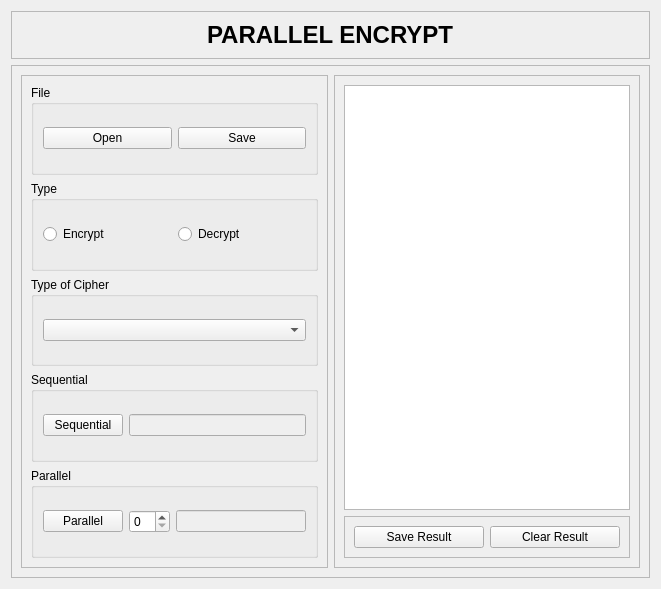
<?xml version="1.0" encoding="UTF-8"?>
<ui version="4.0">
 <class>Form</class>
 <widget class="QWidget" name="Form">
  <property name="geometry">
   <rect>
    <x>0</x>
    <y>0</y>
    <width>661</width>
    <height>589</height>
   </rect>
  </property>
  <property name="windowTitle">
   <string>Parallel Encrypt</string>
  </property>
  <layout class="QVBoxLayout" name="verticalLayout_4">
   <item>
    <widget class="QFrame" name="frame_5">
     <property name="frameShape">
      <enum>QFrame::StyledPanel</enum>
     </property>
     <property name="frameShadow">
      <enum>QFrame::Raised</enum>
     </property>
     <layout class="QVBoxLayout" name="verticalLayout_3">
      <item alignment="Qt::AlignHCenter">
       <widget class="QLabel" name="lblTitle">
        <property name="font">
         <font>
          <pointsize>18</pointsize>
          <weight>75</weight>
          <bold>true</bold>
         </font>
        </property>
        <property name="layoutDirection">
         <enum>Qt::LeftToRight</enum>
        </property>
        <property name="text">
         <string>PARALLEL ENCRYPT</string>
        </property>
       </widget>
      </item>
     </layout>
    </widget>
   </item>
   <item>
    <widget class="QFrame" name="frame">
     <property name="frameShape">
      <enum>QFrame::StyledPanel</enum>
     </property>
     <property name="frameShadow">
      <enum>QFrame::Raised</enum>
     </property>
     <layout class="QHBoxLayout" name="horizontalLayout_7">
      <item>
       <widget class="QFrame" name="frame_3">
        <property name="frameShape">
         <enum>QFrame::StyledPanel</enum>
        </property>
        <property name="frameShadow">
         <enum>QFrame::Raised</enum>
        </property>
        <layout class="QVBoxLayout" name="verticalLayout_2">
         <item>
          <widget class="QGroupBox" name="grbxFile">
           <property name="title">
            <string>File</string>
           </property>
           <layout class="QHBoxLayout" name="horizontalLayout_2">
            <item>
             <widget class="QPushButton" name="btnOpen">
              <property name="text">
               <string>Open</string>
              </property>
             </widget>
            </item>
            <item>
             <widget class="QPushButton" name="btnSave">
              <property name="text">
               <string>Save</string>
              </property>
             </widget>
            </item>
           </layout>
          </widget>
         </item>
         <item>
          <widget class="QGroupBox" name="grbxType">
           <property name="title">
            <string>Type</string>
           </property>
           <layout class="QHBoxLayout" name="horizontalLayout_3">
            <item>
             <widget class="QRadioButton" name="radioEncrypt">
              <property name="text">
               <string>Encrypt</string>
              </property>
             </widget>
            </item>
            <item>
             <widget class="QRadioButton" name="radioDecrypt">
              <property name="text">
               <string>Decrypt</string>
              </property>
             </widget>
            </item>
           </layout>
          </widget>
         </item>
         <item>
          <widget class="QGroupBox" name="grbxCipher">
           <property name="title">
            <string>Type of Cipher</string>
           </property>
           <layout class="QHBoxLayout" name="horizontalLayout_4">
            <item>
             <widget class="QComboBox" name="cboCipher"/>
            </item>
           </layout>
          </widget>
         </item>
         <item>
          <widget class="QGroupBox" name="grbxSequent">
           <property name="title">
            <string>Sequential</string>
           </property>
           <layout class="QHBoxLayout" name="horizontalLayout_5">
            <item>
             <widget class="QPushButton" name="btnSequent">
              <property name="text">
               <string>Sequential</string>
              </property>
             </widget>
            </item>
            <item>
             <widget class="QLineEdit" name="lineSequent">
              <property name="enabled">
               <bool>false</bool>
              </property>
             </widget>
            </item>
           </layout>
          </widget>
         </item>
         <item>
          <widget class="QGroupBox" name="grbxParallel">
           <property name="title">
            <string>Parallel</string>
           </property>
           <layout class="QHBoxLayout" name="horizontalLayout_6">
            <item>
             <widget class="QPushButton" name="btnParallel">
              <property name="text">
               <string>Parallel</string>
              </property>
             </widget>
            </item>
            <item>
             <widget class="QSpinBox" name="spinThread"/>
            </item>
            <item>
             <widget class="QLineEdit" name="lineParallel">
              <property name="enabled">
               <bool>false</bool>
              </property>
             </widget>
            </item>
           </layout>
          </widget>
         </item>
        </layout>
       </widget>
      </item>
      <item>
       <widget class="QFrame" name="frame_2">
        <property name="frameShape">
         <enum>QFrame::StyledPanel</enum>
        </property>
        <property name="frameShadow">
         <enum>QFrame::Raised</enum>
        </property>
        <layout class="QVBoxLayout" name="verticalLayout">
         <item>
          <widget class="QTableWidget" name="tableResult"/>
         </item>
         <item>
          <widget class="QFrame" name="frame_4">
           <property name="frameShape">
            <enum>QFrame::StyledPanel</enum>
           </property>
           <property name="frameShadow">
            <enum>QFrame::Raised</enum>
           </property>
           <layout class="QHBoxLayout" name="horizontalLayout">
            <item>
             <widget class="QPushButton" name="btnSaveRe">
              <property name="minimumSize">
               <size>
                <width>0</width>
                <height>0</height>
               </size>
              </property>
              <property name="text">
               <string>Save Result</string>
              </property>
             </widget>
            </item>
            <item>
             <widget class="QPushButton" name="btnClearRe">
              <property name="text">
               <string>Clear Result</string>
              </property>
             </widget>
            </item>
           </layout>
          </widget>
         </item>
        </layout>
       </widget>
      </item>
     </layout>
    </widget>
   </item>
  </layout>
 </widget>
 <resources/>
 <connections/>
</ui>
